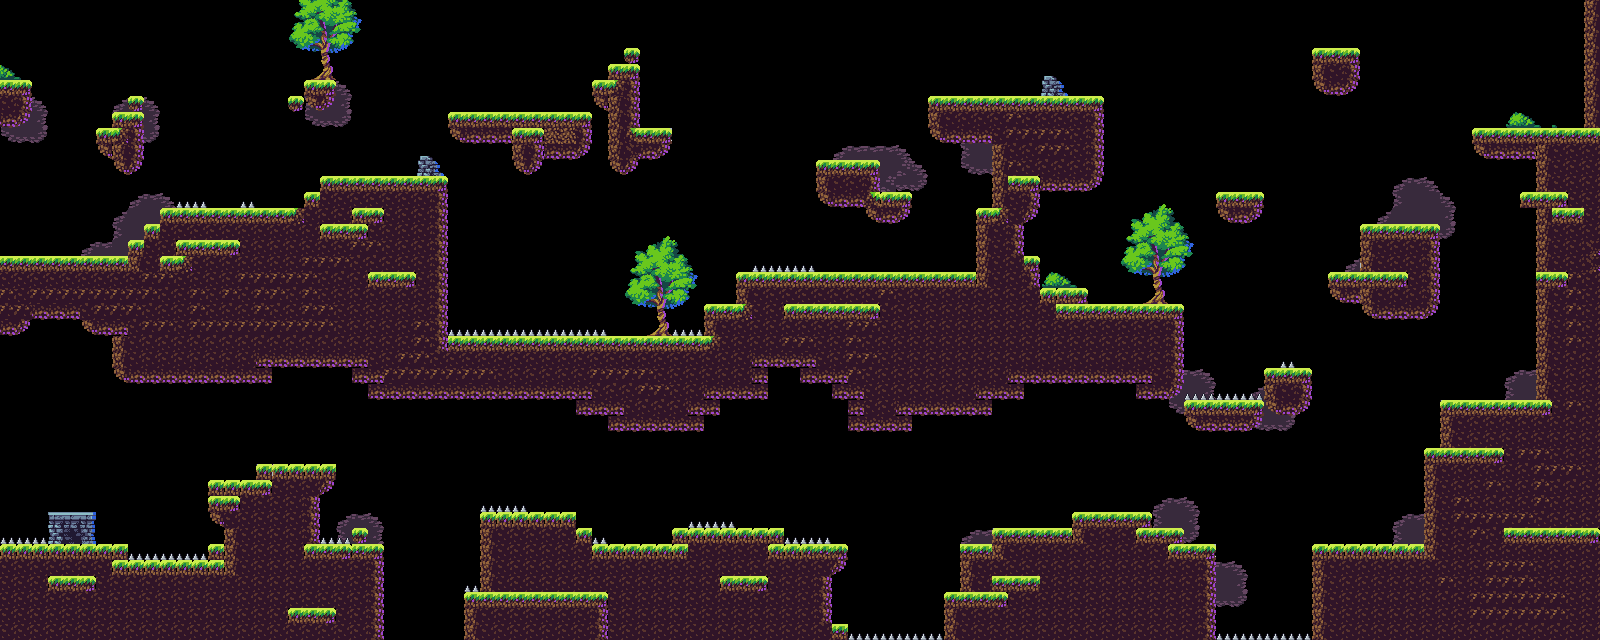

This is a level from a 2D game, rendered from its Tiled map with the project's own tilesets. A one-line summary and the map file follow, with tile-layer data summarised:
An orthogonal 100x40 tile map with 16x16 px tiles, 3 tile layers (Decor, Trap, Ground), 4 tilesets.

<map version="1.10" tiledversion="1.10.1" orientation="orthogonal" renderorder="right-down" width="100" height="40" tilewidth="16" tileheight="16" infinite="0" nextlayerid="8" nextobjectid="1">
 <tileset firstgid="1" source="Tileset.tsx" />
 <tileset firstgid="49" source="Spike.tsx" />
 <tileset firstgid="50" source="Decors.tsx" />
 <tileset firstgid="148" source="Saw.tsx" />
 <layer id="2" name="Decor" width="100" height="40">
  <data>[4000 cells, 307 non-empty, 52 distinct tile ids]</data>
 </layer>
 <layer id="6" name="Trap" width="100" height="40">
  <data>[4000 cells, 87 non-empty, 4 distinct tile ids]</data>
 </layer>
 <layer id="1" name="Ground" width="100" height="40">
  <data>[4000 cells, 1563 non-empty, 40 distinct tile ids]</data>
 </layer>
</map>
